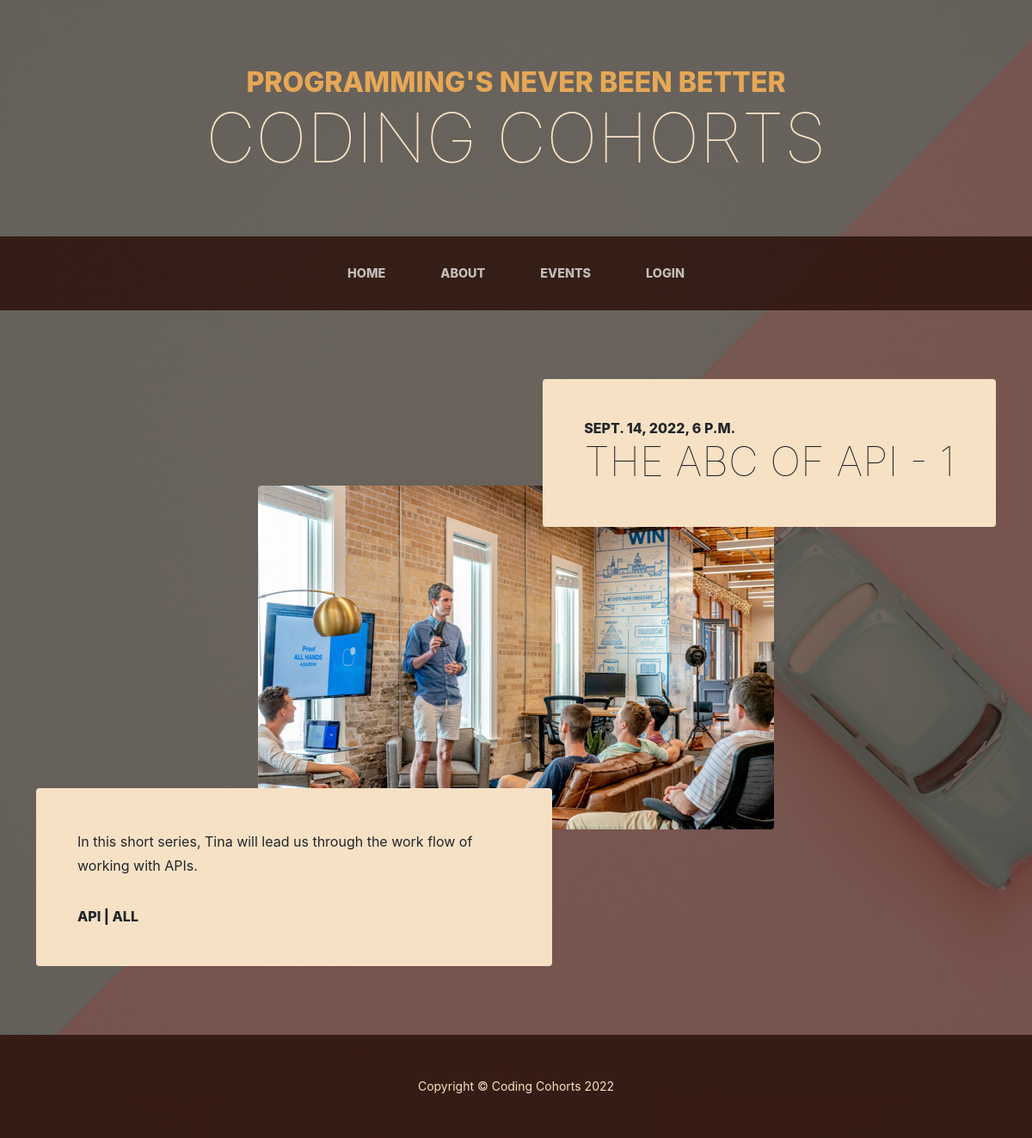
The page /catalog/event/3 on the database as committed earlier.
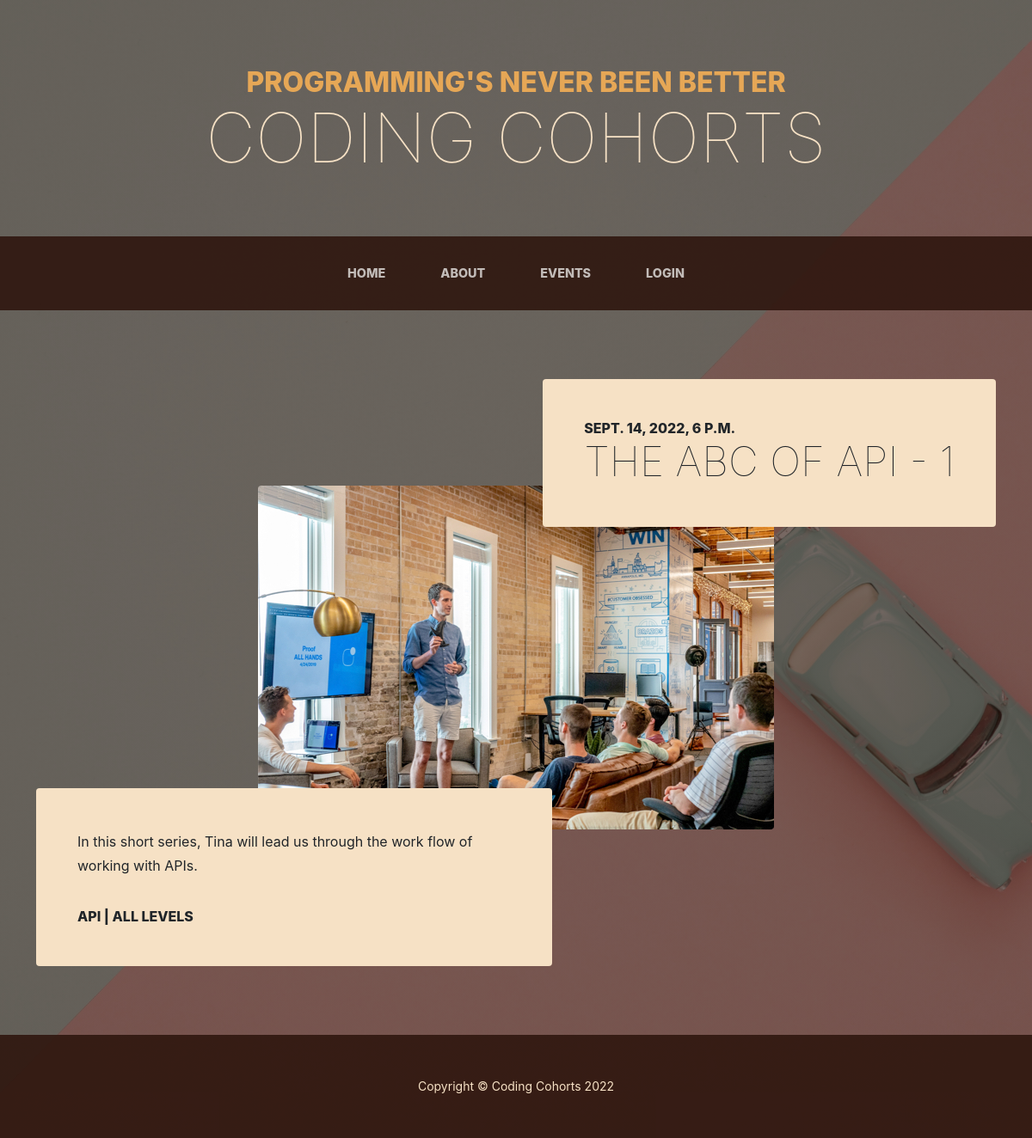
The same page on the database as committed later.
### catalog/models.py (models this page shows, shortened)
class Event(models.Model):
    title = models.CharField(max_length=200)
    date = models.DateTimeField(blank=True)
    attendees = models.IntegerField(default=20)
    leader = models.ForeignKey(User, on_delete=models.SET_NULL, null=True)
    STATUS = (
        ('t', 'Teaching'),
        ('n', 'Not Teaching'),
    )
    status = models.CharField(
        max_length=1,
        choices=STATUS,
        blank=True,
        default='t',
    )
    description = models.TextField(max_length=1000,
                                   help_text='Enter a brief description of tevent')
    LEVEL_CHOICES = (
        ('all levels', 'ALL'),
        ('beginner', 'BEGINNER'),
        ('specialized', 'SPECIALIZED'),
    )
    level = models.CharField(max_length=15, choices=LEVEL_CHOICES, default='all')
    LANGUAGE_CHOICES = (
        ('api', 'API'),
        ('css', 'CSS'),
        ('data', 'DATA'),
        ('html', 'HTML'),
        ('javascript', 'JAVASCRIPT'),
    )
    language = models.CharField(max_length=15, choices=LANGUAGE_CHOICES, default='html')
    image = models.ImageField(upload_to='static/img/')

### catalog/views.py (the view)
# urls.py: path('event/<int:pk>', views.EventDetailView.as_view(), name='event-detail'),
class EventDetailView(generic.DetailView):
    template_name = "event_detail.html"
    model = Event

### catalog/templates/event_detail.html (shortened to what this page needs)
{% extends "base_generic.html" %}
{% block content %}
    <section class="page-section">
            <div class="container">
                <div class="product-item">
                    <div class="product-item-title d-flex">
                        <div class="bg-faded p-5 d-flex ms-auto rounded">
                            <h2 class="section-heading mb-0">
                                <span class="section-heading-upper">{{ event.date }}</span>
                                <span class="section-heading-lower">{{ event.title }}</span>
                            </h2>
                        </div>
                    </div>
                    <img class="product-item-img mx-auto d-flex rounded img-fluid mb-3 mb-lg-0" src={{ event.image.url }} alt={{ event.title }} />
                    <div class="product-item-description d-flex me-auto">
                        <div class="bg-faded p-5 rounded"><p class="mb-0">{{ event.description }}</p>
                            <h2 class="section-heading mb-0"><span class="section-heading-upper"><br>{{ event.language }} | {{ event.level}}</span></h2>
                        </div>
                    </div>
                </div>
            </div>
        </section>
{% endblock %}

Rows that differ between the two databases and show on the page:
changed Event "THE ABC OF API - 1": level "ALL" → "ALL LEVELS"
